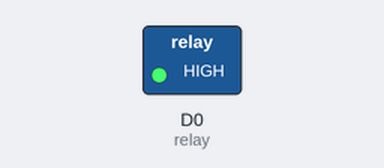
A sketch run on a simulated ESP8266 (NodeMCU). On the bench: switched loads named in the sketch (green lamp = pin HIGH).

Above: at 2.5 s.
At 7.5 s:
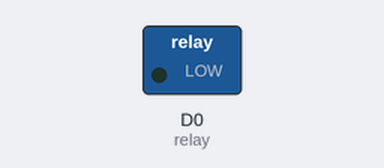
Timing chart, 0 to 13.0 s (numbered marks = the images above):
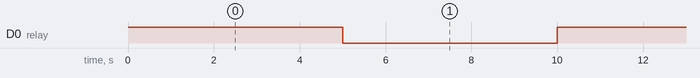

The sketch:

Four_Outlet_Power_Relay.ino
```cpp
int relay = D0;              // Tells Arduino the relay is connected to pin 13

void setup()
{
pinMode(relay, OUTPUT);      // Initialize the Atmel GPIO pin as an output
}

void loop()                  // Loops forever
{
digitalWrite(relay, HIGH);   // Turn the relay on (HIGH is the voltage level = 1)
delay(5000);                 // Stay ON for 5 seconds
digitalWrite(relay, LOW);    // Turn the relay off by making the voltage LOW = 0
delay(5000);                 // Stay OFF for 5 seconds
}
```

Measured:
- by itself, D0 (relay): alternates HIGH for 5.0 s and LOW for 5.0 s
